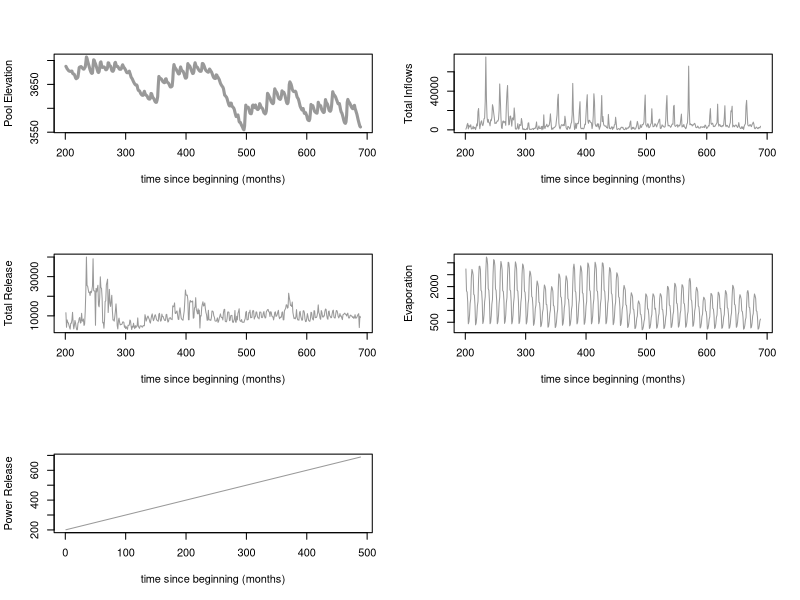

Reproduce this figure in R. (Note: this script raises an error after producing the figure.)
## ---- chunk 1
library(lubridate)
library(forecast)
library(caret)


# read and prep -----------------------------------------------------------
dat <- read.csv("Lake_Powel_Inflow_Elevatoin_Outflow_Evap.csv")

# Aggregate by each month (by minimum)
dat$YEAR_MONTH <- paste0(year(mdy(dat$datetime)), "_", month(mdy(dat$datetime)))

dat2 <- aggregate(dat[, 2:6], list(dat$YEAR_MONTH), min)

dat2$YEAR <- as.numeric(sapply(dat2$Group.1, function(x) unlist(strsplit(x, "_"))[1]))
dat2$MONTH <- as.numeric(sapply(dat2$Group.1, function(x) unlist(strsplit(x, "_"))[2]))

dat2$MONTHS_SINCE_BEG <- (dat2$YEAR - 1963) * 12 + (dat2$MONTH - 12)

# order by months since beginning
dat2 <- dat2[order(dat2$MONTHS_SINCE_BEG, decreasing = FALSE), ]

# start from month 200
dat2 <- dat2[dat2$MONTHS_SINCE_BEG > 200, ]


# time series plots -------------------------------------------------------
par(mfrow = c(3, 2))
plot(dat2$MONTHS_SINCE_BEG, dat2$pool.elevation, type =  "l", lty = 1, lwd = 3, col = "gray60",
     xlab = "time since beginning (months)", ylab = "Pool Elevation")

plot(dat2$MONTHS_SINCE_BEG, dat2$total.inflows, type =  "l", lty = 1, col = "gray60",
     xlab = "time since beginning (months)", ylab = "Total Inflows")

plot(dat2$MONTHS_SINCE_BEG, dat2$total.release, type =  "l", lty = 1, col = "gray60",
     xlab = "time since beginning (months)", ylab = "Total Release")

plot(dat2$MONTHS_SINCE_BEG, dat2$evaporation, type =  "l", lty = 1, col = "gray60",
     xlab = "time since beginning (months)", ylab = "Evaporation")

plot(dat2$MONTHS_SINCE_BEG, dat2$power.release, type =  "l", lty = 1, col = "gray60",
     xlab = "time since beginning (months)", ylab = "Power Release")
par(mfrow = c(1, 1))

# 
# # https://a-little-book-of-r-for-time-series.readthedocs.io/en/latest/src/timeseries.html
# library(forecast)
# 
# sensor <- ts(dat2$pool.elevation, frequency = 1, start = 200)
# fit <- auto.arima(sensor)
# fcast <- forecast(fit, h = 100)
# plot(fcast)
# grid()
# 
# fcast

# forecast each predictor -------------------------------------------------
for_plot <- list()
all_fcasts <- list()
for (variable in c("total.inflows", "total.release", "evaporation", "power.release")) {
    tmp <- ts(dat2[, variable], frequency = 1, start = 200)
    fit <- auto.arima(tmp)
    fcast <- forecast(fit, h = 1000)
    for_plot[[variable]]  <- fcast
    fcast <- as.data.frame(fcast)
    all_fcasts[[variable]] <- fcast
}

par(mfrow = c(2, 4))
plot(dat2$MONTHS_SINCE_BEG, dat2$total.inflows, type =  "l", lty = 1, col = "gray60",
     xlab = "time since beginning (months)", ylab = "Total Inflows")

plot(dat2$MONTHS_SINCE_BEG, dat2$total.release, type =  "l", lty = 1, col = "gray60",
     xlab = "time since beginning (months)", ylab = "Total Release")

plot(dat2$MONTHS_SINCE_BEG, dat2$evaporation, type =  "l", lty = 1, col = "gray60",
     xlab = "time since beginning (months)", ylab = "Evaporation")

plot(dat2$MONTHS_SINCE_BEG, dat2$power.release, type =  "l", lty = 1, col = "gray60",
     xlab = "time since beginning (months)", ylab = "Power Release")

plot(for_plot$total.inflows)
plot(for_plot$total.release)
plot(for_plot$evaporation)
plot(for_plot$power.release)
par(mfrow = c(1,1))


# split data --------------------------------------------------------------


# 80% in training - 20% testing split
train_idx <- seq_len(nrow(dat2) * .8)

train_dat <- dat2[train_idx, ]
test_dat <- dat2[-train_idx, ]

# fit RF model ------------------------------------------------------------

# Create control function for training with 10 folds. search method is grid.
control <- trainControl(method = "cv", 
                        number = 10, 
                        search = "grid")

# Create tunegrid with 15 values from 1:15 for mtry to tunning model. Our train function will change number of entry variable at each split according to tunegrid. 
tunegrid <- expand.grid(.mtry = (1:15)) 

rf_gridsearch <- train(pool.elevation ~ MONTHS_SINCE_BEG + total.inflows + total.release + evaporation + power.release,
                       data = train_dat,
                       method = "rf",
                       metric = "RMSE",
                       trControl = control,
                       tuneGrid = tunegrid)
print(rf_gridsearch)

predictions <- predict(rf_gridsearch, newdata = test_dat)

MSE_test <- sum((test_dat$pool.elevation - predictions)^2) / nrow(test_dat)
(RMSE <- sqrt(MSE_test))

plot(dat2$MONTHS_SINCE_BEG, dat2$pool.elevation, type =  "l", lty = 1, lwd = 1.5,
     xlab = "time since beginning (months)", ylab = "Pool Elevation", ylim = c(3400, 3750))
lines(test_dat$MONTHS_SINCE_BEG, predictions, col = "red", lwd = 3)
abline(h = 3500, col = "blue")


# forecast pool elevation
all_predictions <- c()
for (t in rownames(all_fcasts$total.inflows)) {
    tmp <- predict(rf_gridsearch,
                   newdata = data.frame(MONTHS_SINCE_BEG = as.numeric(t), 
                                        total.inflows = all_fcasts$total.inflows[t, "Point Forecast"],
                                        total.release = all_fcasts$total.release[t, "Point Forecast"],
                                        evaporation = all_fcasts$evaporation[t, "Point Forecast"],
                                        power.release = all_fcasts$power.release[t, "Point Forecast"]))
    
    all_predictions <- c(all_predictions, tmp)
}

names(all_predictions) <- rownames(all_fcasts$total.inflows)




plot(dat2$MONTHS_SINCE_BEG, dat2$pool.elevation, type =  "l", lty = 1, lwd = 1.5,
     xlab = "time since beginning (months)", ylab = "Pool Elevation", ylim = c(3400, 3750), 
     xlim = c(200, max(as.numeric(rownames(all_fcasts$total.inflows)))))
lines(as.numeric(names(all_predictions)), all_predictions, col = "red", lwd = 3)

# fit kNN model -----------------------------------------------------------

# Create control function for training with 10 folds. search method is grid.
control <- trainControl(method = "cv", 
                        number = 10, 
                        search = "grid")

knn_model <- train(pool.elevation ~ MONTHS_SINCE_BEG + total.inflows + total.release + evaporation + power.release,
                       data = train_dat,
                       method = "knn",
                       metric = "RMSE",
                       trControl = control)
print(knn_model)

predictions <- predict(knn_model, newdata = test_dat)

MSE_test <- sum((test_dat$pool.elevation - predictions)^2) / nrow(test_dat)
(RMSE <- sqrt(MSE_test))

plot(dat2$MONTHS_SINCE_BEG, dat2$pool.elevation, type =  "l", lty = 1, lwd = 1.5,
     xlab = "time since beginning (months)", ylab = "Pool Elevation", ylim = c(3400, 3750))
lines(test_dat$MONTHS_SINCE_BEG, predictions, col = "red", lwd = 3)
abline(h = 3500, col = "blue")



all_predictions <- c()
for (t in rownames(all_fcasts$total.inflows)) {
    tmp <- predict(knn_model,
                   newdata = data.frame(MONTHS_SINCE_BEG = as.numeric(t), 
                                        total.inflows = all_fcasts$total.inflows[t, "Point Forecast"],
                                        total.release = all_fcasts$total.release[t, "Point Forecast"],
                                        evaporation = all_fcasts$evaporation[t, "Point Forecast"],
                                        power.release = all_fcasts$power.release[t, "Point Forecast"]))
    
    all_predictions <- c(all_predictions, tmp)
}


names(all_predictions) <- rownames(all_fcasts$total.inflows)


plot(dat2$MONTHS_SINCE_BEG, dat2$pool.elevation, type =  "l", lty = 1, lwd = 1.5,
     xlab = "time since beginning (months)", ylab = "Pool Elevation", ylim = c(3400, 3750), xlim = c(200, 1000))
lines(as.numeric(names(all_predictions)), all_predictions, col = "red", lwd = 3)


# fit Lasso model ---------------------------------------------------------

# Create control function for training with 10 folds. search method is grid.
control <- trainControl(method = "cv", 
                        number = 10, 
                        search = "grid")

lambda <- 10^seq(-3, 3, length = 100)
lasso_model <- train(pool.elevation ~ MONTHS_SINCE_BEG + total.inflows + total.release + evaporation + power.release,
                   data = train_dat,
                   method = "glmnet",
                   metric = "RMSE",
                   trControl = control,
                   tuneGrid = expand.grid(alpha = 1, lambda = lambda))

print(lasso_model)

predictions <- predict(lasso_model, newdata = test_dat)

MSE_test <- sum((test_dat$pool.elevation - predictions)^2) / nrow(test_dat)
(RMSE <- sqrt(MSE_test))

plot(dat2$MONTHS_SINCE_BEG, dat2$pool.elevation, type =  "l", lty = 1, lwd = 1.5,
     xlab = "time since beginning (months)", ylab = "Pool Elevation", ylim = c(3400, 3750))
lines(test_dat$MONTHS_SINCE_BEG, predictions, col = "red", lwd = 3)
abline(h = 3500, col = "blue")


# forecast pool elevation
all_predictions <- c()
for (t in rownames(all_fcasts$total.inflows)) {
    tmp <- predict(lasso_model,
                   newdata = data.frame(MONTHS_SINCE_BEG = as.numeric(t), 
                                        total.inflows = all_fcasts$total.inflows[t, "Point Forecast"],
                                        total.release = all_fcasts$total.release[t, "Point Forecast"],
                                        evaporation = all_fcasts$evaporation[t, "Point Forecast"],
                                        power.release = all_fcasts$power.release[t, "Point Forecast"]))
    
    all_predictions <- c(all_predictions, tmp)
}


names(all_predictions) <- rownames(all_fcasts$total.inflows)


plot(dat2$MONTHS_SINCE_BEG, dat2$pool.elevation, type =  "l", lty = 1, lwd = 1.5,
     xlab = "time since beginning (months)", ylab = "Pool Elevation", ylim = c(3400, 3750), xlim = c(200, max(as.numeric(rownames(all_fcasts$total.inflows)))))
lines(as.numeric(names(all_predictions)), all_predictions, col = "red", lwd = 3)
abline(h = 3500, col = "blue")

